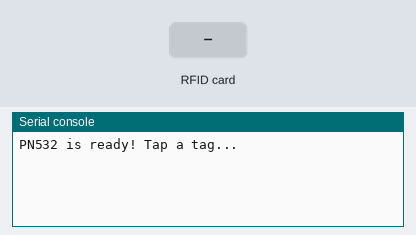
This program was run on a simulated ESP32 board running MicroPython. On the bench: the last lines printed to the serial console. The inputs (shaded band) are chosen by the test bench.

Above: at 1.7 s.
1.8 s: RFID card 14 01 14 00 held to the reader
At 2.6 s:
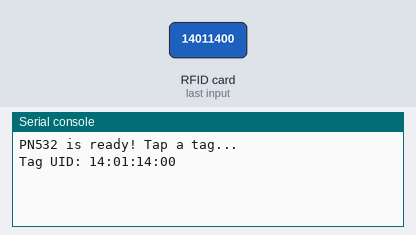
3.3 s: RFID card 5E 7A 19 C4 held to the reader
At 3.9 s:
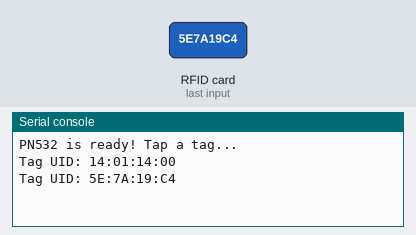

Measured:
- after the input at 1.8 s, the serial console: prints a new line at once (image 1)
- after the input at 3.3 s, the serial console: prints a new line at once (image 2)

The program:

readTag.py
```python
import time
from pn532_i2c import PN532_I2C

# Initialize the reader using the custom library
reader = PN532_I2C(scl_pin=22, sda_pin=21)

if reader.sam_configure():
    print("PN532 is ready! Tap a tag...")

    while True:
        uid = reader.read_passive_target()

        if uid:
            # Convert the raw bytes into a formatted string (e.g., "04:3C:40...")
            uid_hex = ":".join(["{:02X}".format(b) for b in uid])
            print(f"Tag UID: {uid_hex}")

            # Wait 1 second so it doesn't read the same tag 100 times
            time.sleep(1)

        time.sleep(0.1) # Short delay to prevent overwhelming the I2C bus
else:
    print("Failed to initialize PN532.")
```

pn532_i2c.py
```python
"""
PN532 I2C Driver for ESP32 (MicroPython)
Handles raw hex framing, checksums, and I2C polling.
"""
from machine import Pin, I2C
import time

class PN532_I2C:
    def __init__(self, scl_pin=22, sda_pin=21, i2c_addr=0x24):
        self.i2c = I2C(0, scl=Pin(scl_pin), sda=Pin(sda_pin), freq=100000)
        self.addr = i2c_addr
        time.sleep(0.5)
        if self.addr not in self.i2c.scan():
            raise RuntimeError("PN532 not found. Check wiring and ensure CH1=ON, CH2=OFF.")

    def _write_frame(self, data):
        length = len(data) + 1
        lcs = (~length + 1) & 0xFF
        frame = bytearray([0x00, 0x00, 0xFF, length, lcs, 0xD4])

        for b in data:
            frame.append(b)

        checksum = (0xD4 + sum(data)) & 0xFF
        dcs = (~checksum + 1) & 0xFF
        frame.append(dcs)
        frame.append(0x00)
        self.i2c.writeto(self.addr, frame)

    def _wait_ready(self, timeout=1.0):
        buf = bytearray(1)
        start_time = time.ticks_ms()
        while time.ticks_diff(time.ticks_ms(), start_time) < (timeout * 1000):
            try:
                self.i2c.readfrom_into(self.addr, buf)
                if buf[0] == 0x01:
                    return True
            except OSError:
                pass
            time.sleep_ms(10)
        return False

    def _read_data(self, num_bytes):
        buf = bytearray(num_bytes + 1)
        self.i2c.readfrom_into(self.addr, buf)
        return buf[1:]

    def send_command(self, cmd_data, timeout=1.0):
        self._write_frame(cmd_data)
        if not self._wait_ready(timeout):
            return None

        ack = self._read_data(6)
        if list(ack) != [0x00, 0x00, 0xFF, 0x00, 0xFF, 0x00]:
            return None

        if not self._wait_ready(timeout):
            return None

        response = self._read_data(32)
        if response[0:3] != b'\x00\x00\xFF':
            return None

        data_length = response[3]
        actual_data_len = data_length - 2
        return response[7 : 7 + actual_data_len]

    def sam_configure(self):
        res = self.send_command([0x14, 0x01, 0x14, 0x00])
        return res is not None

    def read_passive_target(self):
        res = self.send_command([0x4A, 0x01, 0x00], timeout=0.5)
        if res and len(res) > 5 and res[0] == 0x01:
            uid_len = res[5]
            return res[6 : 6 + uid_len]
        return None
```
